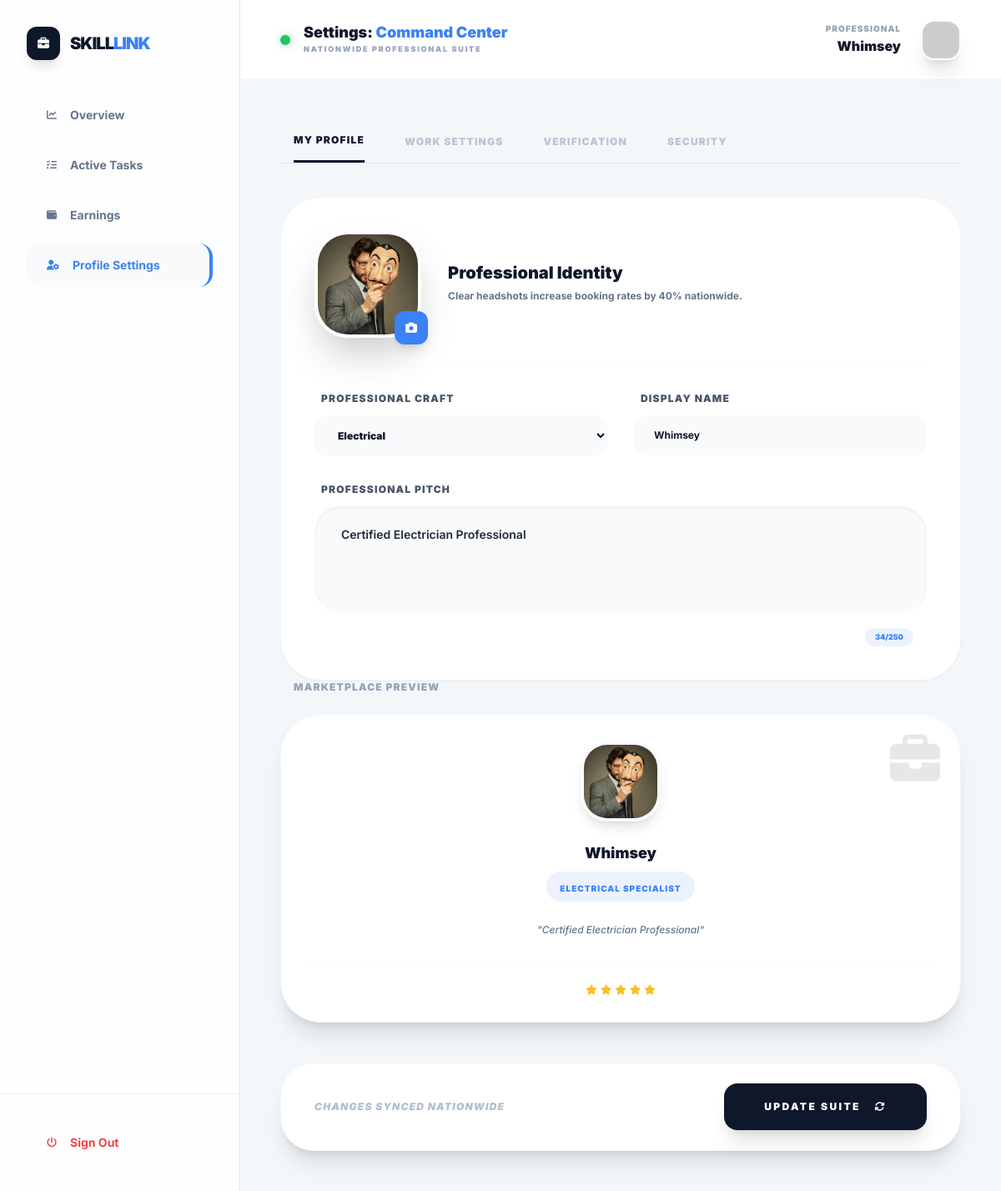
/worker/edit-profile.php (signed in), run on the app's committed database.
### tables this page shows
CREATE TABLE `worker_profiles` (
  `profile_id` int(11) NOT NULL,
  `user_id` int(11) NOT NULL COMMENT 'Links to the shared users table',
  `category_id` int(11) NOT NULL COMMENT 'Links to the Blueprint (categories) table',
  `bio` text NOT NULL COMMENT 'The professional summary for clients',
  `profile_photo` varchar(255) DEFAULT 'default-pro.png' COMMENT 'Path to the headshot',
  `onboarded_at` timestamp NOT NULL DEFAULT current_timestamp(),
  `hourly_rate` decimal(10,2) DEFAULT 0.00,
  `service_radius` int(11) DEFAULT 10,
  `is_live` tinyint(1) DEFAULT 1,
  `id_proof_path` varchar(255) DEFAULT NULL,
  `is_verified` tinyint(1) DEFAULT 0
);

CREATE TABLE `categories` (
  `id` int(11) NOT NULL,
  `cat_name` varchar(50) NOT NULL COMMENT 'Display name (e.g., Plumbing)',
  `cat_icon` varchar(50) NOT NULL COMMENT 'FontAwesome class (e.g., fa-wrench)',
  `sort_order` int(11) DEFAULT 0 COMMENT 'Controls UI display sequence',
  `status` enum('active','hidden') DEFAULT 'active' COMMENT 'Allows temporary hiding of categories',
  `created_at` timestamp NOT NULL DEFAULT current_timestamp()
);

### worker/edit-profile.php (the view, shortened to what this page needs)
<?php
$base_dir = dirname(__DIR__);
require_once $base_dir . '/includes/config.php';
$user_id = $_SESSION['user_id'];
$user_name = $_SESSION['full_name'];
$profile_query = $conn->query("SELECT wp.*, c.cat_name
                               FROM worker_profiles wp
                               JOIN categories c ON wp.category_id = c.id
                               WHERE wp.user_id = '$user_id'");
$worker = $profile_query->fetch_assoc();
$categories = $conn->query("SELECT * FROM categories WHERE status = 'active' ORDER BY sort_order ASC");
?>
<!DOCTYPE html>
<html lang="en">
<head>
    <script src="https://cdn.tailwindcss.com"></script>
    <link rel="stylesheet" href="https://cdnjs.cloudflare.com/ajax/libs/font-awesome/6.4.0/css/all.min.css">
</head>
<body class="bg-[#f1f5f9] font-sans antialiased text-slate-900 overflow-hidden">
    <div class="flex h-screen overflow-hidden">
        <aside class="w-72 glass-sidebar border-r border-slate-200 flex flex-col z-50">
            <div class="p-8">
                <div class="flex items-center gap-3 mb-10">
                    <div class="w-10 h-10 bg-slate-900 text-white rounded-xl flex items-center justify-center shadow-lg">
                        <i class="fas fa-briefcase text-sm"></i>
                    </div>
                    <span class="text-xl font-black tracking-tighter uppercase">Skill<span class="text-skill-blue">Link</span></span>
                </div>
                <nav class="space-y-2">
                    <a href="dashboard.php" class="flex items-center gap-4 px-6 py-4 text-slate-500 hover:bg-slate-50 rounded-2xl font-bold text-sm transition-all">
                        <i class="fas fa-chart-line text-xs"></i> Overview
                    </a>
                    <a href="manage-tasks.php" class="flex items-center gap-4 px-6 py-4 text-slate-500 hover:bg-slate-50 rounded-2xl font-bold text-sm transition-all">
                        <i class="fas fa-list-check text-xs"></i> Active Tasks
                    </a>
                    <a href="earnings.php" class="flex items-center gap-4 px-6 py-4 text-slate-500 hover:bg-slate-50 rounded-2xl font-bold text-sm transition-all">
                        <i class="fas fa-wallet text-xs"></i> Earnings
                    </a>
                    <a href="edit-profile.php" class="bg-slate-50 text-skill-blue border-r-4 border-skill-blue flex items-center gap-4 px-6 py-4 rounded-2xl font-bold text-sm transition-all">
                        <i class="fas fa-user-gear text-xs"></i> Profile Settings
                    </a>
                </nav>
            </div>
            <div class="mt-auto p-8 border-t border-slate-100">
                <a href="../auth/logout.php" class="flex items-center gap-4 px-6 py-4 text-red-500 hover:bg-red-50 rounded-2xl font-bold text-sm transition-all">
                    <i class="fas fa-power-off text-xs"></i> Sign Out
                </a>
            </div>
        </aside>
        <main class="flex-1 flex flex-col overflow-hidden relative">
            <header class="h-24 flex items-center justify-between px-12 bg-white border-b border-slate-100">
                <div class="flex items-center gap-4">
                    <div class="w-3 h-3 bg-green-500 rounded-full animate-pulse shadow-[0_0_10px_rgba(16,185,129,0.5)]"></div>
                    <div>
                        <h1 class="text-lg font-black text-slate-900 leading-none">Settings: <span class="text-skill-blue">Command Center</span></h1>
                        <p class="text-[9px] font-black text-slate-400 uppercase tracking-[0.2em] mt-1">Nationwide Professional Suite</p>
                    </div>
                </div>
                <div class="flex items-center gap-6">
                    <div class="text-right hidden md:block">
                        <p class="text-[10px] font-black text-slate-400 uppercase tracking-widest leading-none mb-1">Professional</p>
                        <p class="font-black text-slate-900"><?php echo $user_name; ?></p>
                    </div>
                    <div class="w-12 h-12 bg-slate-100 rounded-2xl overflow-hidden border-2 border-white shadow-xl">
                        <img src="https://ui-avatars.com/api/?name=<?php echo urlencode($user_name); ?>&background=0f172a&color=fff" alt="User">
                    </div>
                </div>
            </header>
            <section class="flex-1 overflow-y-auto p-12 custom-scroll bg-[#f8fafc]/50">
                <div class="flex items-center gap-12 border-b border-slate-200 mb-10 px-4">
                    <button onclick="switchTab('brand')" id="btn-brand" class="tab-active py-4 text-xs font-black uppercase tracking-widest transition-all">My Profile</button>
                    <button onclick="switchTab('ops')" id="btn-ops" class="py-4 text-slate-400 hover:text-slate-900 text-xs font-black uppercase tracking-widest transition-all opacity-60">Work Settings</button>
                    <button onclick="switchTab('vault')" id="btn-vault" class="py-4 text-slate-400 hover:text-slate-900 text-xs font-black uppercase tracking-widest transition-all opacity-60">Verification</button>
                    <button onclick="switchTab('shield')" id="btn-shield" class="py-4 text-slate-400 hover:text-slate-900 text-xs font-black uppercase tracking-widest transition-all opacity-60">Security</button>
                </div>
                <form action="update-logic.php" method="POST" enctype="multipart/form-data" id="profileForm">
                    <div id="tab-brand" class="step-content active grid grid-cols-1 lg:grid-cols-3 gap-12">
                        <div class="lg:col-span-2 space-y-8">
                            <div class="bg-white p-10 rounded-[3rem] border border-slate-100 shadow-sm space-y-8">
                                <div class="flex items-center gap-8 pb-8 border-b border-slate-50">
                                    <div class="relative w-32 h-32 flex-none group">
                                        <img id="preview" src="../assets/uploads/profiles/<?php echo $worker['profile_photo']; ?>" class="w-full h-full object-cover rounded-[2.5rem] border-4 border-white shadow-2xl">
                                        <label class="absolute -bottom-2 -right-2 w-10 h-10 bg-skill-blue text-white rounded-xl flex items-center justify-center cursor-pointer shadow-lg hover:scale-110 transition-all">
                                            <i class="fas fa-camera text-sm"></i>
                                        </label>
                                    </div>
                                    <div class="space-y-2">
                                        <h3 class="text-xl font-black text-slate-900 leading-none">Professional Identity</h3>
                                        <p class="text-xs text-slate-500 font-bold leading-relaxed max-w-sm">Clear headshots increase booking rates by 40% nationwide.</p>
                                    </div>
                                </div>
                                <div class="grid grid-cols-1 md:grid-cols-2 gap-8">
                                    <div>
                                        <label class="block text-xs font-black text-slate-600 uppercase tracking-widest mb-3 ml-2">Professional Craft</label>
                                        <select name="category_id" class="w-full px-6 py-4 bg-slate-50 rounded-2xl text-xs font-black text-slate-900 focus:ring-4 focus:ring-skill-blue/10 border-none transition-all">
                                            <?php while($cat = $categories->fetch_assoc()): ?>
                                            <option value="<?php echo $cat['id']; ?>" <?php echo ($cat['id'] == $worker['category_id']) ? 'selected' : ''; ?>>
                                                <?php echo $cat['cat_name']; ?>
                                            </option>
                                            <?php endwhile; ?>
                                        </select>
                                    </div>
                                    <div>
                                        <label class="block text-xs font-black text-slate-600 uppercase tracking-widest mb-3 ml-2">Display Name</label>
                                        <input type="text" name="full_name" value="<?php echo $user_name; ?>" class="w-full px-6 py-4 bg-slate-50 rounded-2xl text-xs font-bold text-slate-900 border-none focus:ring-4 focus:ring-skill-blue/10 transition-all">
                                    </div>
                                </div>
                                <div>
                                    <label class="block text-xs font-black text-slate-600 uppercase tracking-widest mb-3 ml-2">Professional Pitch</label>
                                    <textarea name="bio" rows="4" maxlength="250" oninput="updateCharCount(this)" class="w-full px-8 py-6 bg-slate-50 rounded-[2rem] text-sm font-semibold text-slate-800 border-none focus:ring-4 focus:ring-skill-blue/10 transition-all resize-none shadow-inner"><?php echo $worker['bio']; ?></textarea>
                                    <div class="flex justify-end mt-3 pr-4"><span id="charCount" class="text-[9px] font-black text-skill-blue bg-skill-blue/10 px-3 py-1 rounded-full uppercase"><?php echo strlen($worker['bio']); ?>/250</span></div>
                                </div>
                            </div>
                        </div>
                        <div class="space-y-6">
                            <h3 class="text-xs font-black text-slate-400 uppercase tracking-widest px-4">Marketplace Preview</h3>
                            <div class="bg-white p-8 rounded-[3rem] border border-slate-100 shadow-xl text-center relative overflow-hidden">
                                <div class="absolute top-0 right-0 p-6 opacity-10"><i class="fas fa-briefcase text-6xl"></i></div>
                                <img id="preview-side" src="../assets/uploads/profiles/<?php echo $worker['profile_photo']; ?>" class="w-24 h-24 rounded-[2rem] mx-auto mb-6 border-4 border-slate-50 shadow-lg">
                                <h4 class="text-lg font-black text-slate-900"><?php echo $user_name; ?></h4>
                                <div class="inline-block mt-2 px-4 py-1.5 bg-skill-blue/10 rounded-full">
                                    <span class="text-[10px] text-skill-blue font-black uppercase tracking-widest"><?php echo $worker['cat_name']; ?> Specialist</span>
                                </div>
                                <p id="bio-preview" class="text-xs text-slate-500 font-medium leading-relaxed mt-6 italic">"<?php echo $worker['bio']; ?>"</p>
                                <div class="mt-8 pt-6 border-t border-slate-50 flex justify-center gap-1 text-amber-400 text-xs">
                                    <i class="fas fa-star"></i><i class="fas fa-star"></i><i class="fas fa-star"></i><i class="fas fa-star"></i><i class="fas fa-star"></i>
                                </div>
                            </div>
                        </div>
                    </div>
                    <div class="mt-12 flex items-center justify-between bg-white px-10 py-6 rounded-[2.5rem] border border-slate-100 shadow-xl">
                        <p class="text-xs font-black text-slate-400 uppercase tracking-widest italic opacity-70">Changes synced nationwide</p>
                        <button type="submit" id="submitBtn" class="px-12 py-5 bg-slate-900 text-white rounded-2xl font-black text-xs uppercase tracking-[0.2em] hover:bg-skill-blue transition-all shadow-xl active:scale-95">
                            Update Suite <i class="fas fa-sync-alt ml-3"></i>
                        </button>
                    </div>
                </form>
            </section>
        </main>
    </div>
</body>
</html>

### worker/edit-profile.php (style rules this page uses)
.glass-sidebar { background: rgba(255, 255, 255, 0.9); backdrop-filter: blur(20px); }
.tab-active { color: skill-blue; border-bottom: 3px solid currentColor; opacity: 1 !important; }
.step-content { display: none; }
.step-content.active { display: block; animation: fadeIn 0.4s ease-out; }

### data on the page
worker_profiles: profile_photo (picture), category_id "Electrical", bio "Certified Electrician Professional", bio "34", category.cat_name "ELECTRICAL"

### other printed values
$user_name "Whimsey"
